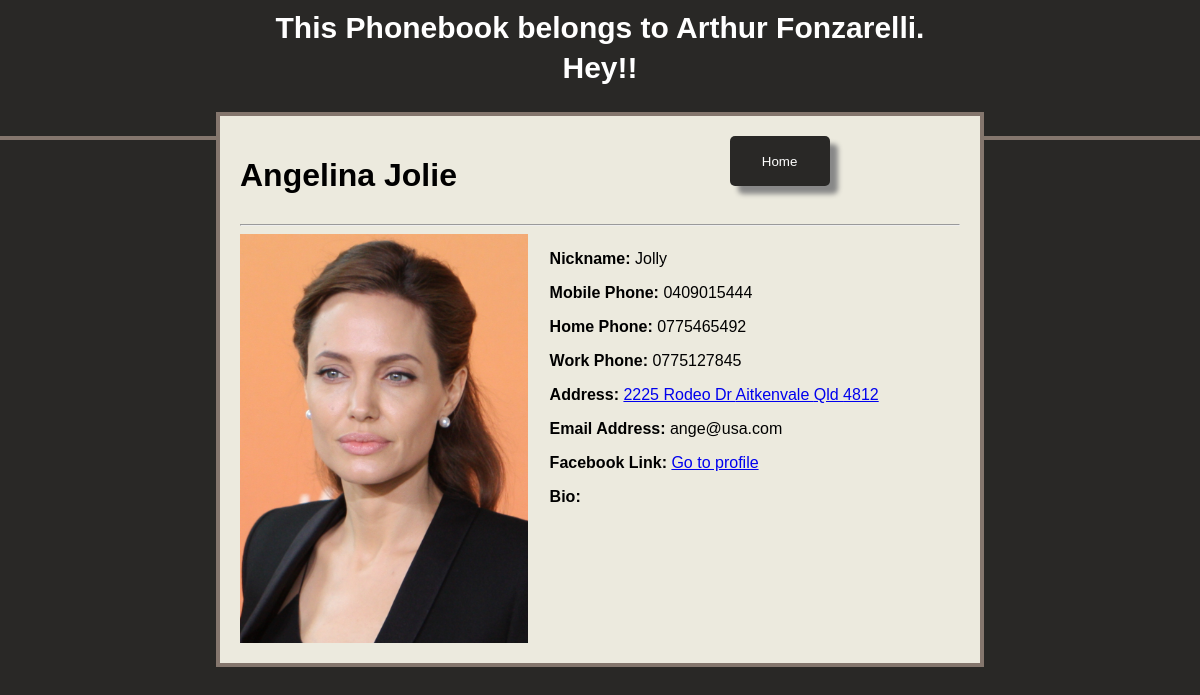
The page /contact.php?id=33 (signed in) on the database its author committed.
### tables this page shows
CREATE TABLE `contacts` (
  `contact_id` int(11) NOT NULL,
  `contact_fname` varchar(100) NOT NULL,
  `contact_lname` varchar(100) NOT NULL,
  `contact_nickname` varchar(100) NOT NULL,
  `contact_mphone` varchar(50) NOT NULL,
  `contact_hphone` varchar(50) NOT NULL,
  `contact_wphone` varchar(50) NOT NULL,
  `contact_email` varchar(200) NOT NULL,
  `contact_facebook` varchar(200) NOT NULL,
  `contact_address` varchar(100) NOT NULL,
  `contact_city` varchar(50) NOT NULL,
  `contact_state` varchar(50) NOT NULL,
  `contact_zipcode` varchar(50) NOT NULL,
  `contact_profile` varchar(255) NOT NULL,
  `contact_notes` longblob NOT NULL,
  `contact_status` enum('archived','current') NOT NULL DEFAULT 'current'
);

### contact.php (the view, shortened to what this page needs)
<?php
	if (isset($_GET['id'])) {
		require_once"connection.php";
		$contacts = array();
		$id = $_GET['id'];
		$contact = "select * from contacts where contact_id = '$id'";
		$sql_contact = $conn->query($contact);
		while ($row = mysqli_fetch_assoc($sql_contact)) {
			$contacts[] = $row;
		}
		foreach ($contacts as $person);
	}
?>
<!DOCTYPE html>
<html>
<head>
	<?php include"includes/head.inc"; ?>
</head>
<body>
	<div class="wrapper">
		<div class="header">
			<div class="headerContent"><h1>This Phonebook belongs to Arthur Fonzarelli. Hey!!</h1></div>
		</div>
		<div class="content">
				<div class="floatl"><h1><?php echo $person['contact_fname'] . " " . $person['contact_lname'] ?></h1></div>
				<a href="main_list.php"><input class="cancel_contact_button" type="button" value="Home"></a>
				<hr>
				<div class="contact">
					<?php if ($person['contact_profile'] == "") { ?>
						<img src="img/default_profile_pic.jpg" alt="default image"  width="40%" style="float:left;">
					<?php } else { ?>
						<img src="profile_images/<?php echo $person['contact_profile'] ?>" alt="<?php echo $person['contact_fname'] ?>"  width="40%" style="float:left;">
					<?php } ?>
					<div class="contact_info">
						<p><b>Nickname:</b> <?php echo $person['contact_nickname'] ?></p>
						<p><b>Mobile Phone:</b> <?php echo $person['contact_mphone'] ?></p>
						<p><b>Home Phone:</b> <?php echo $person['contact_hphone'] ?></p>
						<p><b>Work Phone:</b> <?php echo $person['contact_wphone'] ?></p>
						<p><b>Address:</b> <a href="http://maps.google.com/?q=<?php echo $person['contact_address'] . " " . $person['contact_city'] . " " . $person['contact_state'] . " " . $person['contact_zipcode']?>" target="_blank"><?php echo $person['contact_address'] . " " . $person['contact_city'] . " " . $person['contact_state'] . " " . $person['contact_zipcode']  ?></a></p>
						<p><b>Email Address:</b> <?php echo $person['contact_email'] ?></p>
						<p><b>Facebook Link:</b> <?php echo "<a href='http://www.facebook.com/" . $person['contact_facebook'] . "' target='_blank'>Go to profile</a>"?></p>
						<p><b>Bio:</b> <?php echo $person['contact_notes'] ?></p>
					</div>
				</div>
			</div>
		</div>
</body>
</html>

### css/styles.css (style rules this page uses)
body { font-family:helvetica, arial, sans-serif; padding:0; margin:0; background-color:#292826; }
.floatl { width: 68%; float:left; }
.header { width:100%; border-bottom:4px solid #84766d; height: 17vh; background-color:#292826;position: relative; }
.header .headerContent { width:60%; margin:0 auto; padding:1vh 0; line-height:40px; }
.header .headerContent h1 { margin:0; text-align: center; font-size: 30px; color:#ffffff; font-weight: bold; }
.content { width: 60%; margin: 0 auto; background-color:#eceade; padding:20px 20px; position: absolute; top: 14vh; left:50px; right: 50px; border:4px solid #84766d; }
.contact { width:100%; }
.contact_info { width:57%; float:right; margin-left:3%; }
.cancel_contact_button { float: left; width: 100px; height: 50px; background-color:#292826; color:#ffffff; border:none; border-radius: 5px; box-shadow: 8px 8px 5px #888888; }

### rows shown on the page
contacts: contact_fname "Angelina", contact_lname "Jolie", contact_profile (picture), contact_nickname "Jolly", contact_mphone "0409015444", contact_hphone "0775465492", contact_wphone "0775127845", contact_address "2225 Rodeo Dr", contact_city "Aitkenvale", contact_state "Qld", contact_zipcode "4812", contact_email "ange@usa.com"
